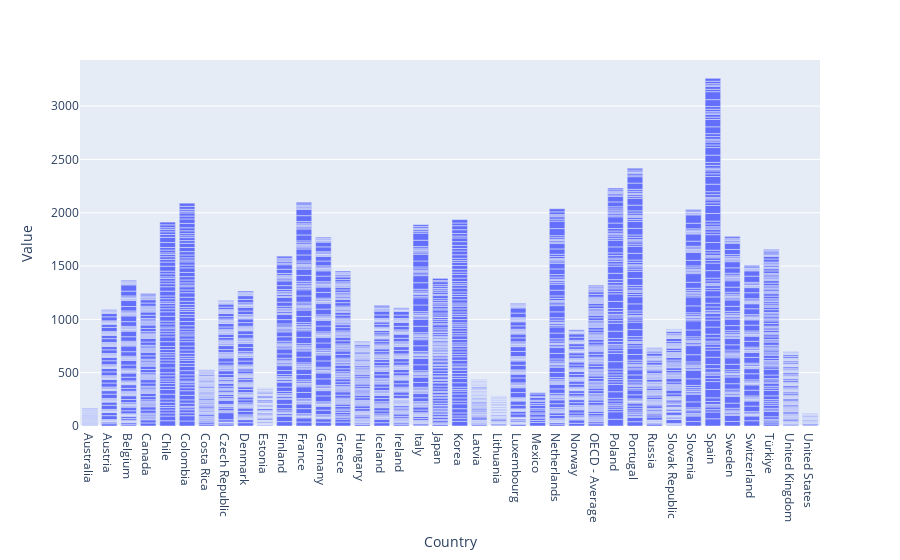

Source (notebook cell):
### Code cell
px.bar(data_date,x ='Country',y="Value")

### Figure 1 — Plotly figure (JSON) as saved in the notebook; plotly's stock layout.template omitted (floating-point values rounded to 4 significant figures; data arrays with more than 128 entries replaced by an {"elided": "..."} marker saying what was removed)
{"data": [{"alignmentgroup": "True", "hovertemplate": "Country=%{x}<br>Value=%{y}<extra></extra>", "legendgroup": "", "marker": {"color": "#636efa", "pattern": {"shape": ""}}, "name": "", "offsetgroup": "", "orientation": "v", "showlegend": false, "textposition": "auto", "type": "bar", "x": {"elided": "3070 str values"}, "xaxis": "x", "y": {"elided": "3070 float values"}, "yaxis": "y"}], "layout": {"barmode": "relative", "legend": {"tracegroupgap": 0}, "margin": {"t": 60}, "xaxis": {"anchor": "y", "domain": [0, 1], "title": {"text": "Country"}}, "yaxis": {"anchor": "x", "domain": [0, 1], "title": {"text": "Value"}}}}
